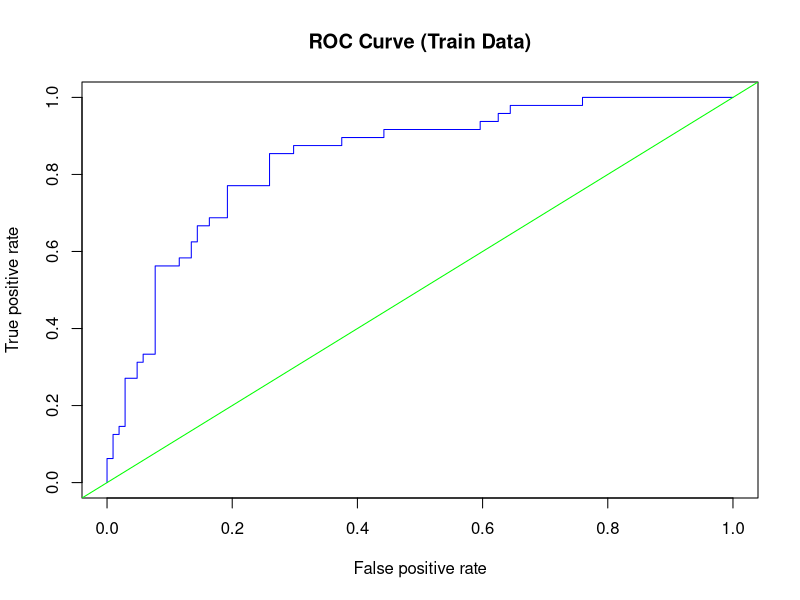
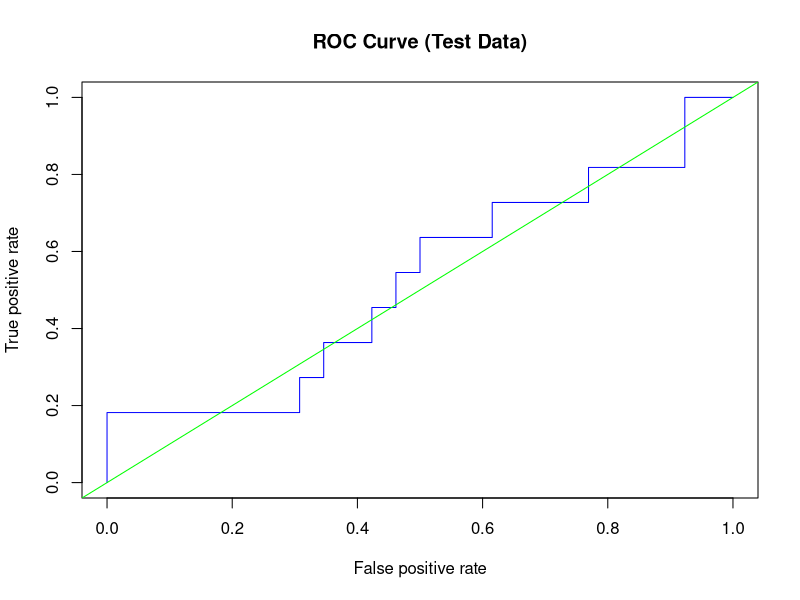

Source code (R) for these figures, in order:
#Assignment_Binary Logistic Regression using R
#Marina Nikon

#BACKGROUND:
#The Data for a Study of Risk Factors Associated with Low Infant Birth Weight. 
#Data were collected at Baystate Medical Center, Springfield, Massachusetts.


# Description of variables -
# LOW – Low Birth Weight (0 means Not low and 1 means low)
# AGE- Age of the Mother in Years
# LWT- Weight in Pounds at the Last Menstrual Period
# RACE- Race (1 = White, 2 = Black, 3 = Other)
# SMOKE- Smoking Status During Pregnancy (1 = Yes, 0 = No)
# PTL- History of Premature Labor (0 = None, 1 = One, etc.)
# HT- History of Hypertension (1 = Yes, 0 = No)
# UI- Presence of Uterine Irritability (1 = Yes, 0 = No)
# FTV- Number of Physician Visits During the First Trimester (0 = None, 1 = One, 2 = Two, etc.)

#Consider LOW as dependent variable and remaining variables listed above 
#as independent variables.


#Install the packages if required and call for the corresponding library
install.packages("ROCR") # ROC curve
library(gmodels) # for cross-tabulation
library(caret) # train-test, confusion matrix, k-fold validation
library(car) # to check Multicollinearity (VIF)
library(ROCR) # ROC curve


#QUESTIONS
#1. Import BIRTH WEIGHT data.

# Load the data
birthWeight<-read.csv("BIRTH_WEIGHT_csv.csv", header = TRUE)
head(birthWeight) # View first 6 rows
dim(birthWeight) # Check the dimension of the dataset
summary(birthWeight) #Summarizing data and checking for missing values
str(birthWeight) # Check the structure of the dataset
anyNA(birthWeight) # Check for missing values
birthWeight <- na.omit(birthWeight)

#Observations:
#There are no missing values, but there are some categorical variables
#that should be converted into "factor" variables

#Convert numerically coded categorical variables into factors
birthWeight$LOW<-as.factor(birthWeight$LOW)
birthWeight$RACE<-as.factor(birthWeight$RACE)
birthWeight$SMOKE<-as.factor(birthWeight$SMOKE)
birthWeight$PTL<-as.factor(birthWeight$PTL)
birthWeight$HT<-as.factor(birthWeight$HT)
birthWeight$UI<-as.factor(birthWeight$UI)
birthWeight$FTV<-as.ordered(birthWeight$FTV)

str(birthWeight)



#2. Cross tabulate dependent variable with each independent variable.

CrossTable(birthWeight$LOW) # simple cross table (LOW rate)
# Approximately 31% of infants were born with Low Weight

CrossTable(birthWeight$LOW, birthWeight$RACE, prop.r = TRUE, prop.c = FALSE, chisq = T)
#Pearson's Chi-squared test 
#Chi^2 =  5.004813     d.f. =  2     p =  0.0818877

CrossTable(birthWeight$LOW, birthWeight$SMOKE, prop.r = TRUE, prop.c = FALSE, chisq = T)
#Chi^2 =  4.923705     d.f. =  1     p =  0.02649064

CrossTable(birthWeight$LOW, birthWeight$PTL, prop.r = TRUE, prop.c = FALSE, chisq = T)
#Chi^2 =  16.86387     d.f. =  3     p =  0.0007537928

CrossTable(birthWeight$LOW, birthWeight$HT, prop.r = TRUE, prop.c = FALSE, chisq = T)
#Chi^2 =  4.387955     d.f. =  1     p =  0.0361937

CrossTable(birthWeight$LOW, birthWeight$UI, prop.r = TRUE, prop.c = FALSE, chisq = T)
#Chi^2 =  6.24661     d.f. =  1     p =  0.01244312

CrossTable(birthWeight$LOW, birthWeight$FTV, prop.r = TRUE, prop.c = FALSE, chisq = T)
#Chi^2 =  5.986999     d.f. =  5     p =  0.307486

#Observations:
# AGE and LWT are numeric variables and have many unique levels.
#The data gets spread out, leading to smaller counts in individual cells,
#making the table harder to interpret visually.
# The AGE and LWT variables are grouped to make AGE and LWT tables more readable

# Create Age groups
birthWeight$AGE_GROUP <- cut(birthWeight$AGE, breaks = c(-Inf, 19, 29, Inf),
                             labels = c("<20", "20-29", "30+"))
CrossTable(birthWeight$LOW, birthWeight$AGE_GROUP, prop.r = TRUE, prop.c = FALSE, chisq = TRUE)
#Chi^2 =  4.660879     d.f. =  2     p =  0.09725298 

# Create LWT quartiles groups
summary(birthWeight$LWT)  # To see quartiles
quartiles <- quantile(birthWeight$LWT, probs = seq(0,1,0.25), na.rm = TRUE)
birthWeight$LWT_GROUP <- cut(birthWeight$LWT, breaks = quartiles, include.lowest=TRUE,
                labels = c("Q1 (80-110)", "Q2 (111-121)", "Q3 (122-140)", "Q4 (141-250)"))
CrossTable(birthWeight$LOW, birthWeight$LWT_GROUP, prop.r = TRUE, prop.c = FALSE, chisq = TRUE)
#Chi^2 =  8.822246     d.f. =  3     p =  0.03175001

#Observations:
#For RACE, FTV and AGE = p-value > 0.05 It could be suggested that RACE, AGE and the Number of
#Physician Visits During the First Trimester does not significantly affect a baby's birth weight'



# 3. Develop a model to predict if birth weight is low or not using the given variables.
# Logistic Regression Model
model<-glm(LOW~AGE + LWT + RACE + SMOKE + PTL + HT + UI + FTV,
           data=birthWeight,family="binomial")
summary(model)
#Observations:
# AIC: 220.17 # the lower, the better

# Significant predictors of low birth weight in this model are:
# LWT /Lower weight (p = 0.04675)
# RACE2 (p = 0.03964)
# PTL1 /one premature labor (p = 0.00119)
# HT1 / hypertension (p = 0.01655)
# UI1 / Uterine Irritability(p = 0.07508) slightly significant.

#Other predictors are not statistically significant

#NOTE:
# IN healthcare data, keeping all variables—including insignificant ones—can be beneficial
#for a comprehensive understanding, even if they are not statistically significant.
#Therefore, retaining these variables in the model allows for a more holistic analysis 
#that aligns with the complex and multifaceted nature of healthcare data.

# Check for multicollinearity using VIF
vif(model) # Use the third column: GVIF^(1/(2*Df))

#Observations:
#It is observed that no variable has high vif. Hence the problem of multicollinearity
#does not exist. Do not need to do re-modelling to remove multicollinearity


# 4. Generate three classification tables with cut-off values 0.4, 0.3 and 0.55.

# Split the data into Training (80%) and Testing (20%) datasets (Hold-out validation)

set.seed(123) #to use the same train-data
trainIndex <- createDataPartition(birthWeight$LOW, p = 0.8, list = FALSE)
head(trainIndex)
length(trainIndex)

traindata <- birthWeight[trainIndex, ]
testdata <- birthWeight[-trainIndex, ]

dim(traindata) #dimension of training set
dim(testdata) #dimension of testing set


#Binary Logistic Regression using glm function
#Train logistic regression model
birthWeight_model <- glm(LOW ~ AGE + LWT + RACE + SMOKE + PTL + HT + UI + FTV, 
                         data = traindata, family = "binomial")

summary(birthWeight_model)
 
#Observations:
# AIC: 172.01 # the lower, the better

# Significant predictors of low birth weight in this model are:
# LWT /Lower weight (p = 0.037159)
# PTL1 /one premature labor (p = 0.000337)
# HT1 / hypertension (p = 0.084274 ) slightly significant
# UI1 / Uterine Irritability(p = 0.027193)  

#Other predictors are not statistically significant

# Check for multicollinearity using VIF
vif(birthWeight_model) 
  
#Observations:
#It is observed that no variable has high vif. Hence the problem of multicollinearity
#does not exist. Do not need to do re-modelling to remove multicollinearity
  


# Prediction of train data with cut-off values 0.55
predictions_train <- predict(birthWeight_model, newdata = traindata, type = "response")
predicted_LOW_0.55_train <- ifelse(predictions_train > 0.55, 1, 0)
# Confusion Matrix train data
# The classification table is also known as confusion matrix or error table!!!!
confusionMatrix_0.55_train<-table(as.factor(predicted_LOW_0.55_train), traindata$LOW)
confusionMatrix_0.55_train
rownames(confusionMatrix_0.55_train) <- c("Normal Weight", "LOW Weight")
colnames(confusionMatrix_0.55_train) <- c("Normal Weight", "LOW Weight")
addmargins(confusionMatrix_0.55_train)
#Observations:
#             Normal Weight LOW Weight Sum
#Normal Weight            96         23 119
#LOW Weight                8         25  33
#Sum                     104         48 152


# Prediction of test data with cut-off values 0.55
predictions_test <- predict(birthWeight_model, newdata = testdata, type = "response")
predicted_LOW_0.55_test <- ifelse(predictions_test > 0.55, 1, 0)
# Confusion Matrix for test data
# The classification table is also known as confusion matrix or error table!!!!
confusionMatrix_0.55_test<-table(as.factor(predicted_LOW_0.55_test), testdata$LOW)
confusionMatrix_0.55_test
rownames(confusionMatrix_0.55_test) <- c("Normal Weight", "LOW Weight")
colnames(confusionMatrix_0.55_test) <- c("Normal Weight", "LOW Weight")
addmargins(confusionMatrix_0.55_test)
#               Normal Weight LOW Weight Sum
#Normal Weight            20          9  29
#LOW Weight                6          2   8
#Sum                      26         11  37


# Prediction of train data with cut-off values 0.4
predictions_train <- predict(birthWeight_model, newdata = traindata, type = "response")
predicted_LOW_0.4_train <- ifelse(predictions_train > 0.4, 1, 0)
# Confusion Matrix train data
# The classification table is also known as confusion matrix or error table!!!!
confusionMatrix_0.4_train<-table(as.factor(predicted_LOW_0.4_train), traindata$LOW)
confusionMatrix_0.4_train
rownames(confusionMatrix_0.4_train) <- c("Normal Weight", "LOW Weight")
colnames(confusionMatrix_0.4_train) <- c("Normal Weight", "LOW Weight")
addmargins(confusionMatrix_0.4_train)
#Observations:
#               Normal Weight LOW Weight Sum
#Normal Weight            90         19 109
#LOW Weight               14         29  43
#Sum                     104         48 152


# Prediction of test data with cut-off values 0.4
predictions_test <- predict(birthWeight_model, newdata = testdata, type = "response")
predicted_LOW_0.4_test <- ifelse(predictions_test > 0.4, 1, 0)
# Confusion Matrix for test data
# The classification table is also known as confusion matrix or error table!!!!
confusionMatrix_0.4_test<-table(as.factor(predicted_LOW_0.4_test), testdata$LOW)
confusionMatrix_0.4_test
rownames(confusionMatrix_0.4_test) <- c("Normal Weight", "LOW Weight")
colnames(confusionMatrix_0.4_test) <- c("Normal Weight", "LOW Weight")
addmargins(confusionMatrix_0.4_test)

#Observations:
#               Normal Weight LOW Weight Sum
#Normal Weight            18          8  26
#LOW Weight                8          3  11
#Sum                      26         11  37


# Prediction of train data with cut-off values 0.3
predictions_train <- predict(birthWeight_model, newdata = traindata, type = "response")
predicted_LOW_0.3_train <- ifelse(predictions_train > 0.3, 1, 0)
# Confusion Matrix train data
# The classification table is also known as confusion matrix or error table!!!!
confusionMatrix_0.3_train<-table(as.factor(predicted_LOW_0.3_train), traindata$LOW)
confusionMatrix_0.3_train
rownames(confusionMatrix_0.3_train) <- c("Normal Weight", "LOW Weight")
colnames(confusionMatrix_0.3_train) <- c("Normal Weight", "LOW Weight")
addmargins(confusionMatrix_0.3_train)
#Observations:
#               Normal Weight LOW Weight Sum
#Normal Weight            82         11  93
#LOW Weight               22         37  59
#Sum                     104         48 152
            
            
# Prediction of test data with cut-off values 0.3
predictions_test <- predict(birthWeight_model, newdata = testdata, type = "response")
predicted_LOW_0.3_test <- ifelse(predictions_test > 0.3, 1, 0)
# Confusion Matrix for test data
# The classification table is also known as confusion matrix or error table!!!!
confusionMatrix_0.3_test<-table(as.factor(predicted_LOW_0.3_test), testdata$LOW)
confusionMatrix_0.3_test
rownames(confusionMatrix_0.3_test) <- c("Normal Weight", "LOW Weight")
colnames(confusionMatrix_0.3_test) <- c("Normal Weight", "LOW Weight")
addmargins(confusionMatrix_0.3_test)
#Observations:
#                Normal Weight LOW Weight Sum
#Normal Weight            14          6  20
#LOW Weight               12          5  17
#Sum                      26         11  37
  


#5. Calculate sensitivity, specificity and misclassification rate for all
#three tables above. What is the recommended cut-off value?
#  @ What are the ideal values of sensitivity and specificity for a model?
#  @ They have to be balanced, like they can't be one - 0%, another - 100%
#  @ Should be close to each other, the higher the sensitivity and specificity
#  @ are, the better

# Sensitivity and specificity for the training data with cut-off 0.55
confusionMatrix(as.factor(predicted_LOW_0.55_train), traindata$LOW)
#Observations:
# Accuracy : 0.7961 - means the model correctly predicts 80% of the time (good)
# Sensitivity : 0.9231 - the model correctly identifies 92% of normal birth weight (good)        
# Specificity : 0.5208 - the model correctly identifies 52% of low birth weight (low)       


# Sensitivity and specificity for the testing data with cut-off 0.55
confusionMatrix(as.factor(predicted_LOW_0.55_test), testdata$LOW)
#Observations:
# Accuracy : 0.5946 - means the model correctly predicts 59% of the time (low)
# Sensitivity : 0.7692 - the model correctly identifies 77% of normal birth weight (decent)         
# Specificity : 0.1818 - the model correctly identifies 18% of low birth weight (very poor)       


# Sensitivity and specificity for the training data with cut-off 0.4
confusionMatrix(as.factor(predicted_LOW_0.4_train), traindata$LOW)
#Observations:
# Accuracy : 0.7829 - means the model correctly predicts 78% of the time (good)
# Sensitivity : 0.8654 - the model correctly identifies 87% of normal birth weight (good)         
# Specificity : 0.6042 - the model correctly identifies 60% of low birth weight (better than 0.55 cut-off)        


# Sensitivity and specificity for the testing data with cut-off 0.4
confusionMatrix(as.factor(predicted_LOW_0.4_test), testdata$LOW)
#Observations:
# Accuracy : 0.5676 - means the model correctly predicts 57% of the time (low, worse than 0.55)
# Sensitivity : 0.6923 - the model correctly identifies 69% of normal birth weight (lower than 0.55)         
# Specificity : 0.2727 - the model correctly identifies 27% of low birth weight (low, but better then 0.55)       


# Sensitivity and specificity for the training data with cut-off 0.3
confusionMatrix(as.factor(predicted_LOW_0.3_train), traindata$LOW)
#Observations:
# Accuracy : 0.7829 - means the model correctly predicts 78% of the time (same as 0.4)
# Sensitivity : 0.7885 - the model correctly identifies 79% of normal birth weight (lower than 0.4 and 0.55)        
# Specificity : 0.7708 - the model correctly identifies 77% of low birth weight (better than 0.4 and 0.55)       


# Sensitivity and specificity for the testing data with cut-off 0.3
confusionMatrix(as.factor(predicted_LOW_0.3_test), testdata$LOW)
#Observations:
# Accuracy : 0.5135 - means the model correctly predicts 51% of the time (low)
# Sensitivity : 0.5385 - the model correctly identifies 54% of normal birth weight (low)         
# Specificity : 0.4545 - the model correctly identifies 45% of low birth weight (low)       



# Analyze model accuracy and misclassification rate 
#table(predicted_LOW_0.55_train, traindata$LOW)
#  Misclassification rate for train data with cut-off 0.55
misclassification_rate_0.55_train <- (confusionMatrix_0.55_train[1,2] + 
                                        confusionMatrix_0.55_train[2,1]) / sum(confusionMatrix_0.55_train)
misclassification_rate_0.55_train
# 0.2039474 (low)
#Observations:
# About 20.4% of the training data samples with 0.55 cut-off were misclassified by the model.
#It means the model is performing well.


#  Misclassification rate for test data with cut-off 0.55
misclassification_rate_0.55_test <- (confusionMatrix_0.55_test[1,2] + 
                                       confusionMatrix_0.55_test[2,1]) / sum(confusionMatrix_0.55_test)
misclassification_rate_0.55_test
# 0.4054054 - too high, indicating poor performance, about 41% is misclassified


#  Misclassification rate for train data with cut-off 0.4
misclassification_rate_0.4_train <- (confusionMatrix_0.4_train[1,2] + 
                                        confusionMatrix_0.4_train[2,1]) / sum(confusionMatrix_0.4_train)
misclassification_rate_0.4_train
# 0.2171053
#Observations:
# About 22% of the training data samples with 0.4 cut-off were misclassified by the model.
#It means the model is performing well.

misclassification_rate_0.4_test <- (confusionMatrix_0.4_test[1,2] + 
                                       confusionMatrix_0.4_test[2,1]) / sum(confusionMatrix_0.4_test)
misclassification_rate_0.4_test
# 0.4324324 -too high
#Observations:
# About 43% of the testing data samples with 0.4 cut-off were misclassified by the model.



misclassification_rate_0.3_train <- (confusionMatrix_0.3_train[1,2] + 
                                       confusionMatrix_0.3_train[2,1]) / sum(confusionMatrix_0.3_train)
misclassification_rate_0.3_train
# 0.2171053
#Observations:
# About 22% of the training data samples with 0.3 cut-off were misclassified by the model.
#It means the model is performing well.

misclassification_rate_0.3_test <- (confusionMatrix_0.3_test[1,2] + 
                                      confusionMatrix_0.3_test[2,1]) / sum(confusionMatrix_0.3_test)
misclassification_rate_0.3_test
# 0.4864865 - too high
#Observations:
# About 49% of the testing data samples with 0.3 cut-off were misclassified by the model.



#6. Obtain ROC curve and report area under curve. 

traindata$predprob<-fitted(birthWeight_model)
predtrain<-prediction(traindata$predprob,traindata$LOW)
perftrain<-performance(predtrain,"tpr","fpr")
plot(perftrain, col="blue", main="ROC Curve (Train Data)")
abline(0,1, col="green")

testdata$predprob<-predict(birthWeight_model,testdata,type='response')
predtest<-prediction(testdata$predprob,testdata$LOW)
perftest<-performance(predtest,"tpr","fpr")
plot(perftest, col="blue", main="ROC Curve (Test Data)")
abline(0,1, col="green")


#Checking area under the ROC curve
auctrain<-performance(predtrain,"auc")
auctrain@y.values
#Observations:
#0.8415465 - good
#Anything about 70 is a good auc value

auctest<-performance(predtest,"auc")
auctest@y.values
#Observations:
#0.520979 - poor

#Observations:
# Training performance is best with cut-off 0.55, it has highest sensitivity.
# Testing performance is very poor for all three cut-offs
# Misclassification rates are too high in all test data
# It could be suggested that none of this cut-offs is really good and
# another cut-off should to be tried.
